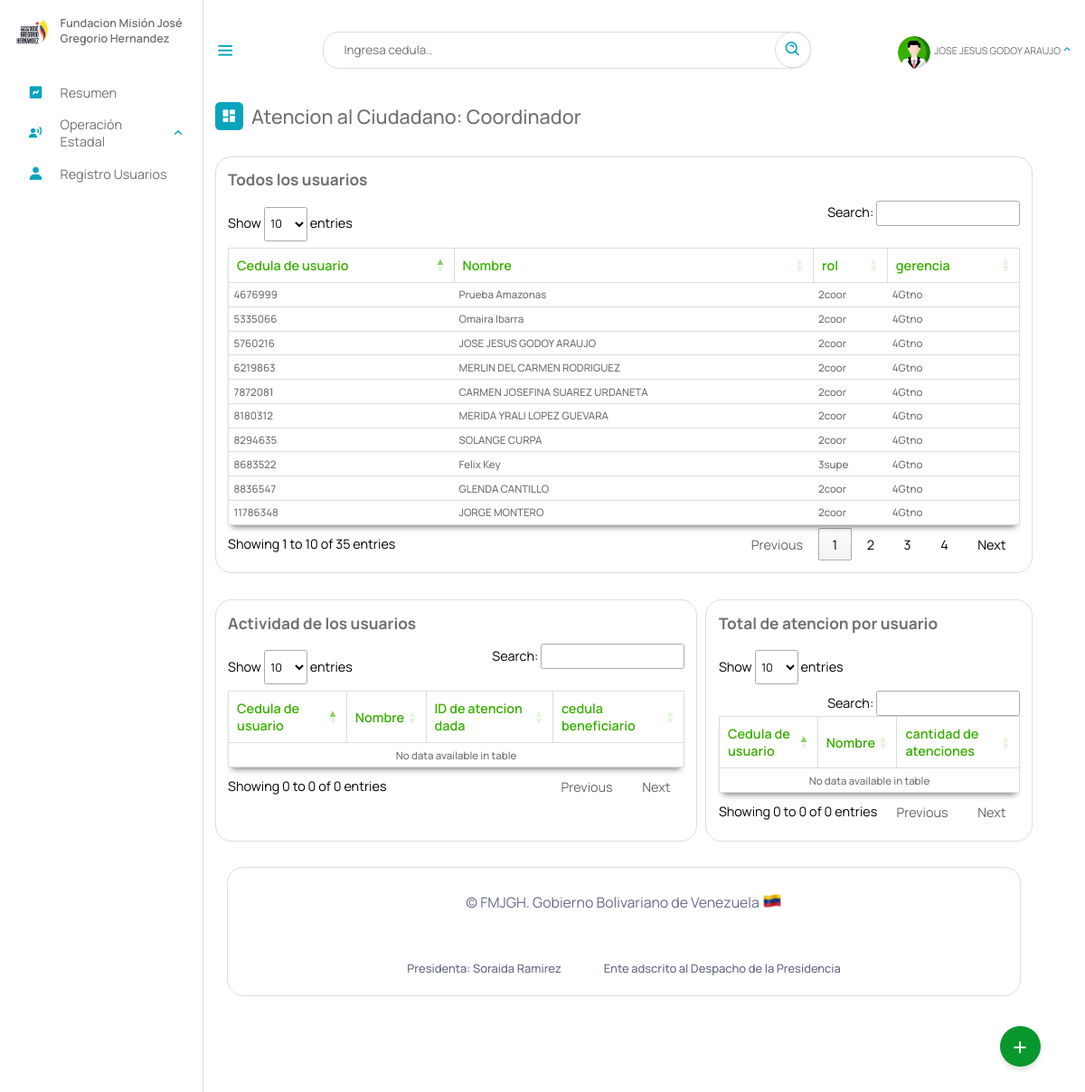
The app's page /Escritorio/actividad_usuarios.php (signed in) with its own data.
### tables this page shows
CREATE TABLE `usuario` (
  `cedula` int(12) NOT NULL,
  `nombre` text NOT NULL,
  `passwordd` varchar(60) NOT NULL,
  `email` varchar(50) NOT NULL,
  `telefono` varchar(11) DEFAULT NULL,
  `sexo` char(1) NOT NULL,
  `gerencia` varchar(5) NOT NULL,
  `rol` varchar(5) NOT NULL,
  `coordinacion` varchar(12) DEFAULT NULL,
  `bloqueado` tinyint(1) NOT NULL DEFAULT 0,
  `profile_photo` varchar(2048) DEFAULT NULL,
  `institucion` text DEFAULT NULL,
  `fecha_creada` timestamp NULL DEFAULT current_timestamp(),
  PRIMARY KEY (`cedula`),
  KEY `gerencia` (`gerencia`),
  KEY `rol` (`rol`),
  KEY `coordinacion` (`coordinacion`),
  CONSTRAINT `usuario_ibfk_1` FOREIGN KEY (`coordinacion`) REFERENCES `coordinaciones_estadales` (`id`) ON DELETE CASCADE,
  CONSTRAINT `usuario_ibfk_2` FOREIGN KEY (`rol`) REFERENCES `roles` (`id`) ON DELETE CASCADE,
  CONSTRAINT `usuario_ibfk_3` FOREIGN KEY (`gerencia`) REFERENCES `gerencia` (`id`) ON DELETE CASCADE
);

### php/03-usuario.php (called while the page is built, shortened)
<?php
include_once("ManejadorBD.php");
class Usuario extends ManejadorBD
{
	private $gerencia;
	private $cnn;
	public function __construct($tipoConexion)
	{
		$this->cnn = parent::conectar($tipoConexion);
	}
	public function setgerencia($gerencia)
	{
		$this->gerencia = $gerencia;
	}
	public function consultarUsuariosTotal()
	{
		try {
			$stmt = $this->cnn->prepare("SELECT * FROM  usuario WHERE usuario.gerencia =:gerencia");
			$stmt->setFetchMode(PDO::FETCH_ASSOC);
			$stmt->bindParam(':gerencia', $this->gerencia);
			$stmt->execute();
			return $stmt->fetchAll();
		} catch (PDOException $error) {
			echo "Error: ejecutando consulta SQL." . $error->getMessage();
			exit();
		}
	}
}

### php/ManejadorBD.php (called while the page is built, shortened)
<?php
	class ManejadorBD extends PDO {
		public $srv	= SRV;
		public $usr	= USR;
		public $pas	= PAS;
		public $dbn	= BDN;
		public function conectar($tipoConexion){
			try{
				switch ($tipoConexion) {
				    case 1:
				        $dsn = "mysql:host=$this->srv;dbname=$this->dbn";
				        break;
				}
				$dbh = new PDO($dsn, $this->usr, $this->pas);
    			$dbh->setAttribute(PDO::ATTR_ERRMODE, PDO::ERRMODE_EXCEPTION);
			}catch(PDOException $error){
                echo "Error al Conectar con la Base de Datos: ".$error->getMessage();
                exit();
			}
            $this->conexionBD = $dbh;
			return $this->conexionBD;
		}
	}
?>

### Escritorio/actividad_usuarios.php (the view, shortened to what this page needs)
<?php
include_once("partearriba.php");
?>
<div class="dash-contenido">
    <div class="overview">
        <div class="titulo">
            <i class='bx bxs-dashboard'> </i>
            <span class="link-name">Atencion al Ciudadano: <?php echo $rol ?></span>
            <link rel="stylesheet" type="text/css" href="https://cdn.datatables.net/1.11.3/css/jquery.dataTables.min.css">
        </div>
    </div>
    <div class="tabla-atencion">
            <h2>Todos los usuarios</h2>
            <table id="atencionU">
                <thead>
                    <tr>
                        <th>Cedula de usuario</th>
                        <th>Nombre</th>
                        <th>rol</th>
                        <th>gerencia</th>
                    </tr>
                </thead>
                <tbody id="atenciones">
                    <?php
                    include_once("../php/03-usuario.php");
                    $aten = new Usuario(1);
                    $aten->setgerencia($gerencia);
                    $consulta = $aten->consultarUsuariosTotal();
                    if ($consulta) {
                        foreach ($consulta as $registros) {
                    ?>
                            <tr>
                                <td><?php echo $registros['cedula']; ?></td>
                                <td><?php echo $registros["nombre"] ?></td>
                                <td><?php echo $registros["rol"] ?></td>
                                <td><?php echo $registros["gerencia"] ?></td>
                            </tr>
                    <?php
                        }
                    }
                    ?>
                </tbody>
            </table>
        </div>
    <div class="tabla-conteo">
        <div class="tabla-atencion una">
            <h2>Actividad de los usuarios</h2>
            <table id="atencion">
                <thead>
                    <tr>
                        <th>Cedula de usuario</th>
                        <th>Nombre</th>
                        <th>ID de atencion dada</th>
                        <th>cedula beneficiario</th>
                    </tr>
                </thead>
                <tbody id="atenciones">
                    <?php
                    include_once("../php/03-usuario.php");
                    ?>
                </tbody>
            </table>
        </div>
        <div class="tabla-atencion dos">
            <h2>Total de atencion por usuario</h2>
            <table id="atencionE">
                <thead>
                    <tr>
                        <th>Cedula de usuario</th>
                        <th>Nombre</th>
                        <th>cantidad de atenciones</th>
                    </tr>
                </thead>
                <tbody id="atenciones">
                    <?php
                    include_once("../php/03-usuario.php");
                    ?>
                </tbody>
            </table>
        </div>
    </div>
</div>
<?php
include_once("parteabajo.php");
?>

### Escritorio/estilo.css (style rules this page uses)
* { font-family: 'Manrope', sans-serif; margin: 0; padding: 0; box-sizing: border-box; scroll-behavior: smooth; }
:root { --body-color: ; --tran-03:all 0.2 ease ; --tran-03:all 0.3s ease ; --tran-03:all 0.4s ease ; --tran-03:all 0.5s ease ; }
body { height: 100vh; background-color: #fff; }
.menu-dash .dash-contenido { padding-top: 45px; }
.menu-dash .titulo { display: flex; align-items: center; margin: 70px 0 30px 0; }
.menu-dash .titulo i { position: relative; height: 35px; width: 35px; background-color: #08A4BD; border-radius: 6px; color: #fff; display: flex; align-items: center; justify-content: center; font-size: 20px; }
.menu-dash .titulo .link-name { font-size: 24PX; font-weight: 500; color: #707070; margin-left: 10px; }
table { width: 100%; }

### Escritorio/dash.css (style rules this page uses)
.dash-contenido .tabla-atencion { margin-top: 2rem; border: 1px solid #ddd; border-radius: 20px; padding: 15px; display: flex; flex-direction: column; justify-content: start; align-items: self-start; overflow: auto; }
.tabla-conteo { display: flex; width: 100%; justify-content: space-between; gap: 10px; flex-wrap: wrap; }
.tabla-conteo .tabla-atencion.una { width: 59%; flex-grow: 400; }
.tabla-conteo .tabla-atencion.dos { width: 40%; flex-grow: 400; }
.dash-contenido .tabla-atencion h2 { margin-bottom: 0.8rem; font-size: 1.2rem; color: #707070; }
.dash-contenido .tabla-atencion table { background-color: #fff; box-shadow: 0 6px 7px -4px rgba(0, 0, 0, 0.5); width: 100%; border: 1px solid #ddd; text-align: left; color: #707070; font-size: 1rem; border-collapse: collapse; transition: .8s; }
.dash-contenido .tabla-atencion table thead th { color: #38b000; font-weight: 600; border: solid 1px #ddd; padding: 10px; }
.dash-contenido .tabla-atencion table tbody td { font-size: .8rem; font-weight: 500; padding: 6px; border-bottom: 1px solid #ddd; }
table.dataTable.no-footer { width: 100%; }

### Escritorio/02-buttons/01-buttons.css (style rules this page uses)
body { margin: 0; padding: 0; }

### records on screen
usuario: cedula "4676999", nombre "Prueba Amazonas", rol "2coor", gerencia "4Gtno"
usuario: cedula "5335066", nombre "Omaira Ibarra", rol "2coor", gerencia "4Gtno"
usuario: cedula "5760216", nombre "JOSE JESUS GODOY ARAUJO", rol "2coor", gerencia "4Gtno"
usuario: cedula "6219863", nombre "MERLIN DEL CARMEN RODRIGUEZ", rol "2coor", gerencia "4Gtno"
usuario: cedula "7872081", nombre "CARMEN JOSEFINA SUAREZ URDANETA", rol "2coor", gerencia "4Gtno"
usuario: cedula "8180312", nombre "MERIDA YRALI LOPEZ GUEVARA", rol "2coor", gerencia "4Gtno"
usuario: cedula "8294635", nombre "SOLANGE CURPA", rol "2coor", gerencia "4Gtno"
usuario: cedula "8683522", nombre "Felix Key", rol "3supe", gerencia "4Gtno"
usuario: cedula "8836547", nombre "GLENDA CANTILLO", rol "2coor", gerencia "4Gtno"
usuario: cedula "11786348", nombre "JORGE MONTERO", rol "2coor", gerencia "4Gtno"

### other values on screen
$NombreUsuarioActivo "JOSE JESUS GODOY ARAUJO"
$rol "Coordinador"
